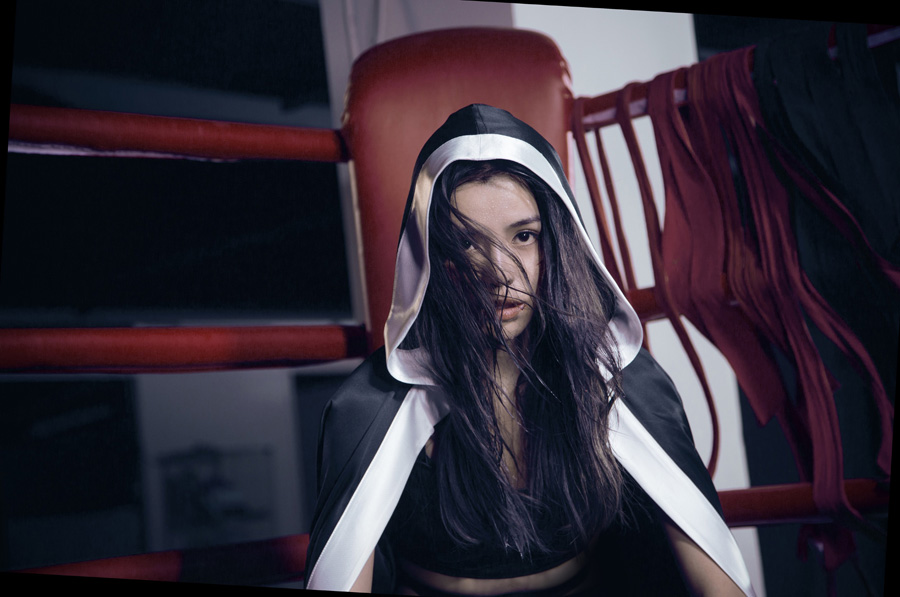
#> input picture fa.jpeg, 900 x 597 px
$ jupyter execute '高增幅濾波.ipynb'   (shell and % lines are left out)   (older library calls are emulated)
#> lines starting #> are read from the running program, lines starting #| are printed output that depends on the picture
[cell 1]
from PIL import Image
import numpy as np
import matplotlib.pyplot as plt
import scipy.misc
from scipy.linalg import solve
import seaborn as sns
sns.set_style("white")
im = Image.open('fa.jpeg')
#> im is the input picture: PIL image 900x597 RGB; mean R, G, B 51.1, 44.2, 55.6
im = np.asarray(im.convert('L'))
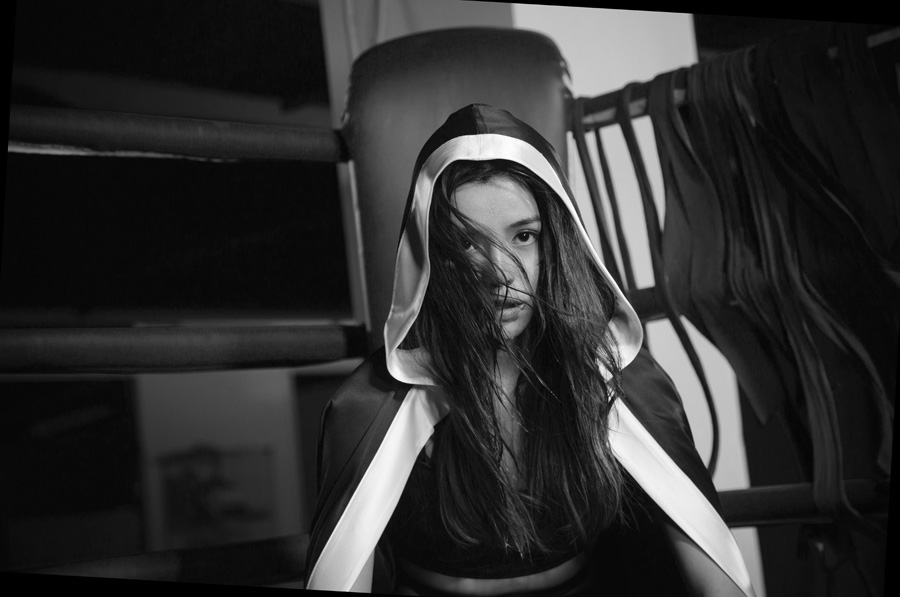
#> im: shape (597, 900); min 0, max 255, mean 47.6
plt.imshow(im)
plt.gray()
plt.show()
ax = sns.distplot(im.flatten(), color="y")
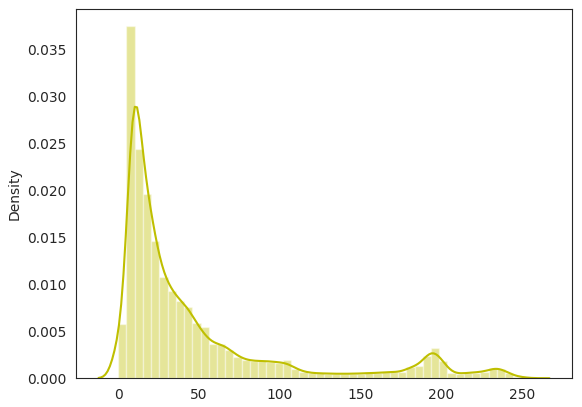
#> figure drawn by matplotlib, 1 panel; tallest bar 0.0375 high, from x = 5.1 to 10.2; curve peaks at x = 10.29, y = 0.0289

[cell 2]
# 平均零，
filter_size = (3,3)
half_filter = filter_size[0]//2
sigma = 3
k = 2
#先幫原圖加上padding
def padwithzeros(vector, pad_width, iaxis, kwargs):
    vector[:pad_width[0]] = 255
    vector[-pad_width[1]:] = 255
    return vector
padding_f = np.lib.pad(im,half_filter,padwithzeros)
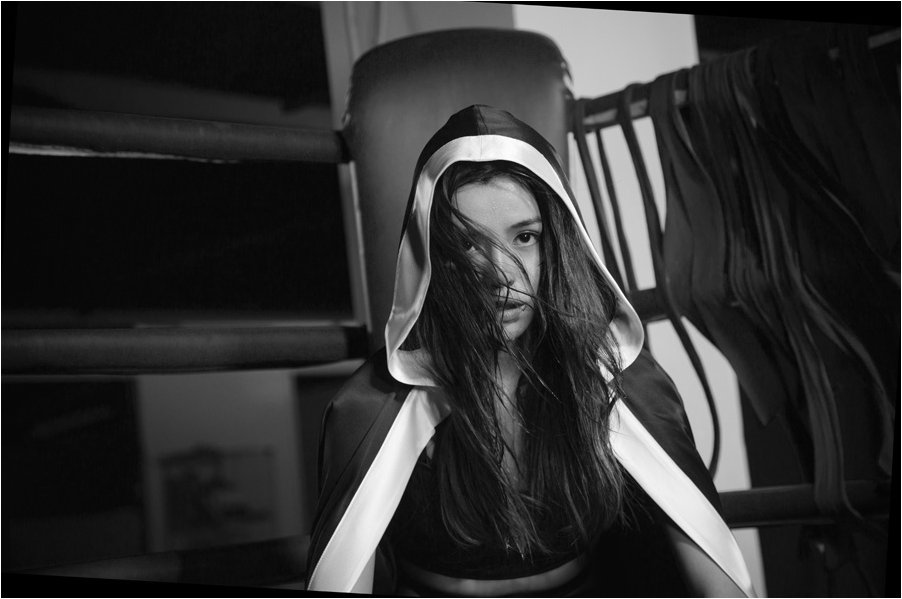
#> padding_f: shape (599, 902); min 0, max 255, mean 48.8
x,y = np.mgrid[-half_filter:half_filter+1,-half_filter:half_filter+1]
gauss_kern = np.exp(-(x**2+y**2)/(2*(sigma**2)))

[cell 3]
#使用高斯濾波
new_pic = np.zeros(im.shape)
it = np.nditer(new_pic,flags = ['multi_index'],op_flags = ['readwrite'])
#> new_pic: shape (597, 900) float64; every value is 0
neighbor_area = np.zeros(filter_size)
while not it.finished:
    neighbor_area = padding_f[it.multi_index[0]:it.multi_index[0]+filter_size[0],it.multi_index[1]:it.multi_index[1]+filter_size[0]]
    it[0] = np.sum(np.multiply(neighbor_area,gauss_kern))/np.sum(gauss_kern)
    it.iternext()
#> this loop made 537300 passes
#> neighbor_area on passes 1 to 3: [[255, 255, 255], [255, 0, 0], [255, 0, 0]], [[255, 255, 255], [0, 0, 0], [0, 0, 0]], [[255, 255, 255], [0, 0, 0], [0, 0, 0]]

[cell 4]
k=4
gmask = im-new_pic
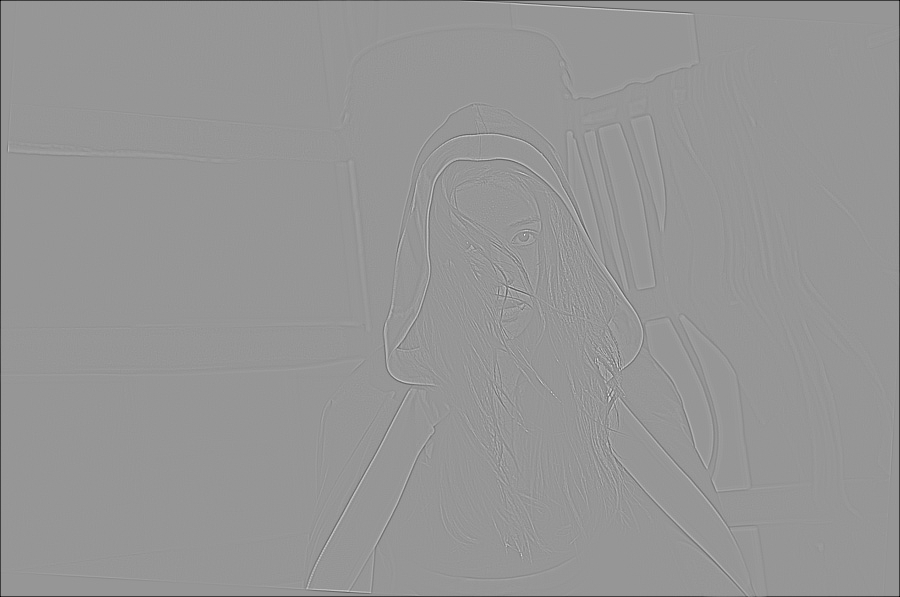
#> gmask: shape (597, 900) float64; min -139.5, max 96.95, mean -0.4; drawn with min black and max white
g = im+k*gmask
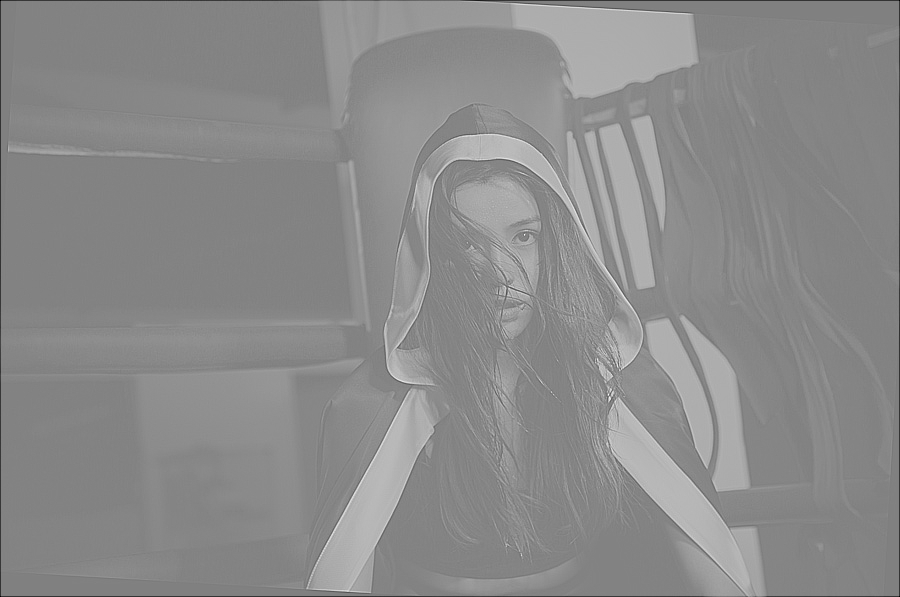
#> g: shape (597, 900) float64; min -558.2, max 547.2, mean 45.8; drawn with min black and max white
print(g[100:200,100:200])
#> (printed output is left out)
g= np.rint(g)
g[g<0] = 0
g[g>255] = 255
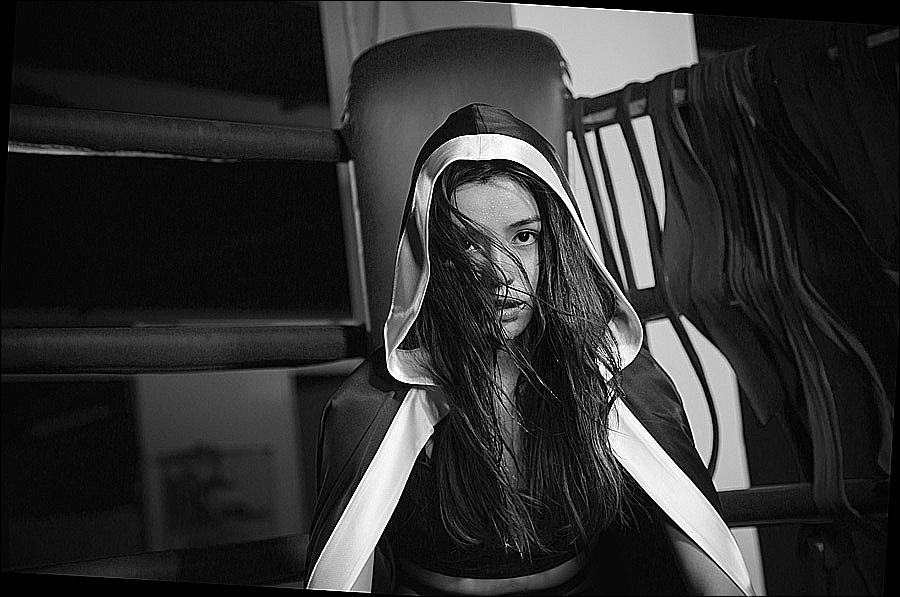
#> g: shape (597, 900) float64; min 0, max 255, mean 47.9
g.astype(np.uint8)
plt.imshow(g)

plt.show()

$ run again, with face.png saved as fa.jpeg
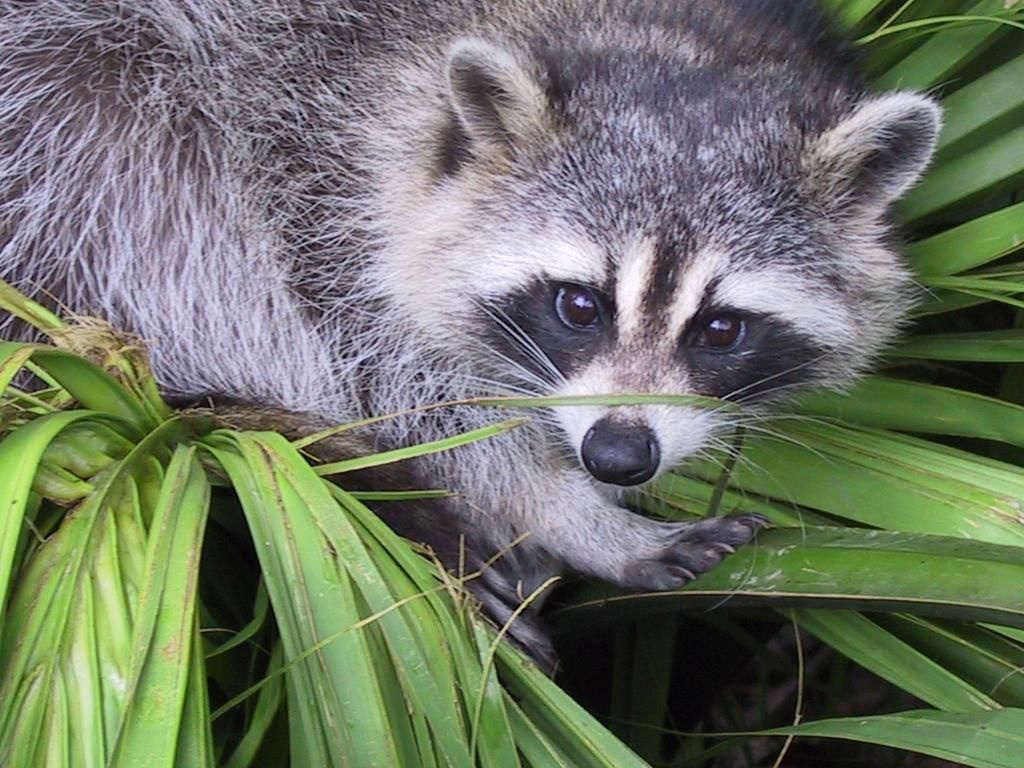
#> input picture face.png, 1024 x 768 px
#> im is the input picture: PIL image 1024x768 RGB; mean R, G, B 110.7, 117.7, 102.1
#> im: shape (768, 1024)
#> `padding_f = np.lib.pad(im,half_filter,padwithzeros)`:
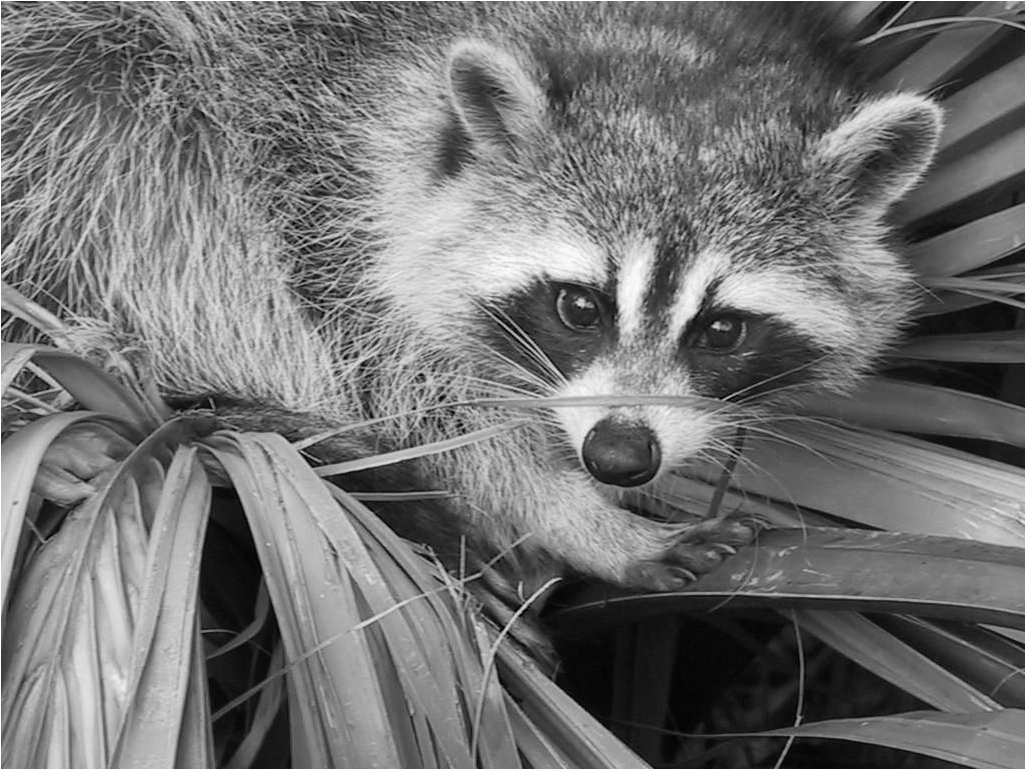
#> padding_f: shape (770, 1026); min 0, max 255, mean 114.5
#> new_pic: shape (768, 1024) float64; every value is 0
#> the loop `while not it.finished:` made 786432 passes
#> neighbor_area on passes 1 to 3: [[255, 255, 255], [255, 118, 135], [255, 86, 106]], [[255, 255, 255], [118, 135, 149], [86, 106, 126]], [[255, 255, 255], [135, 149, 151], [106, 126, 134]]
#> (printed output is left out)
#> `g[g>255] = 255`:
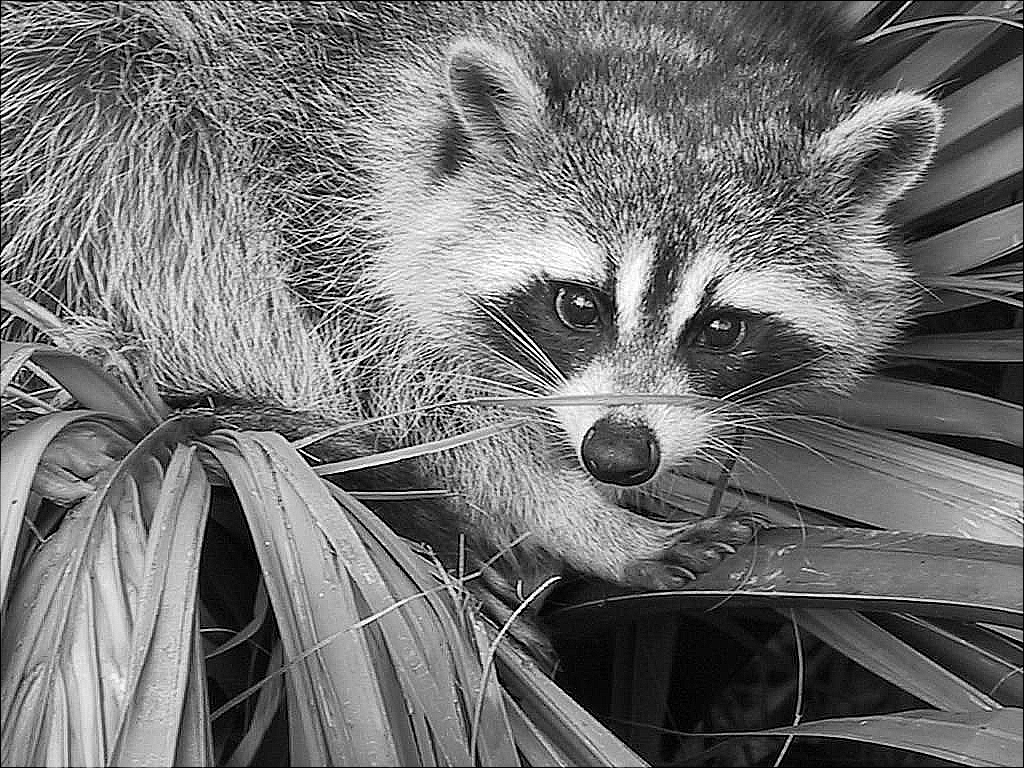
#> g: shape (768, 1024) float64; min 0, max 255, mean 114
